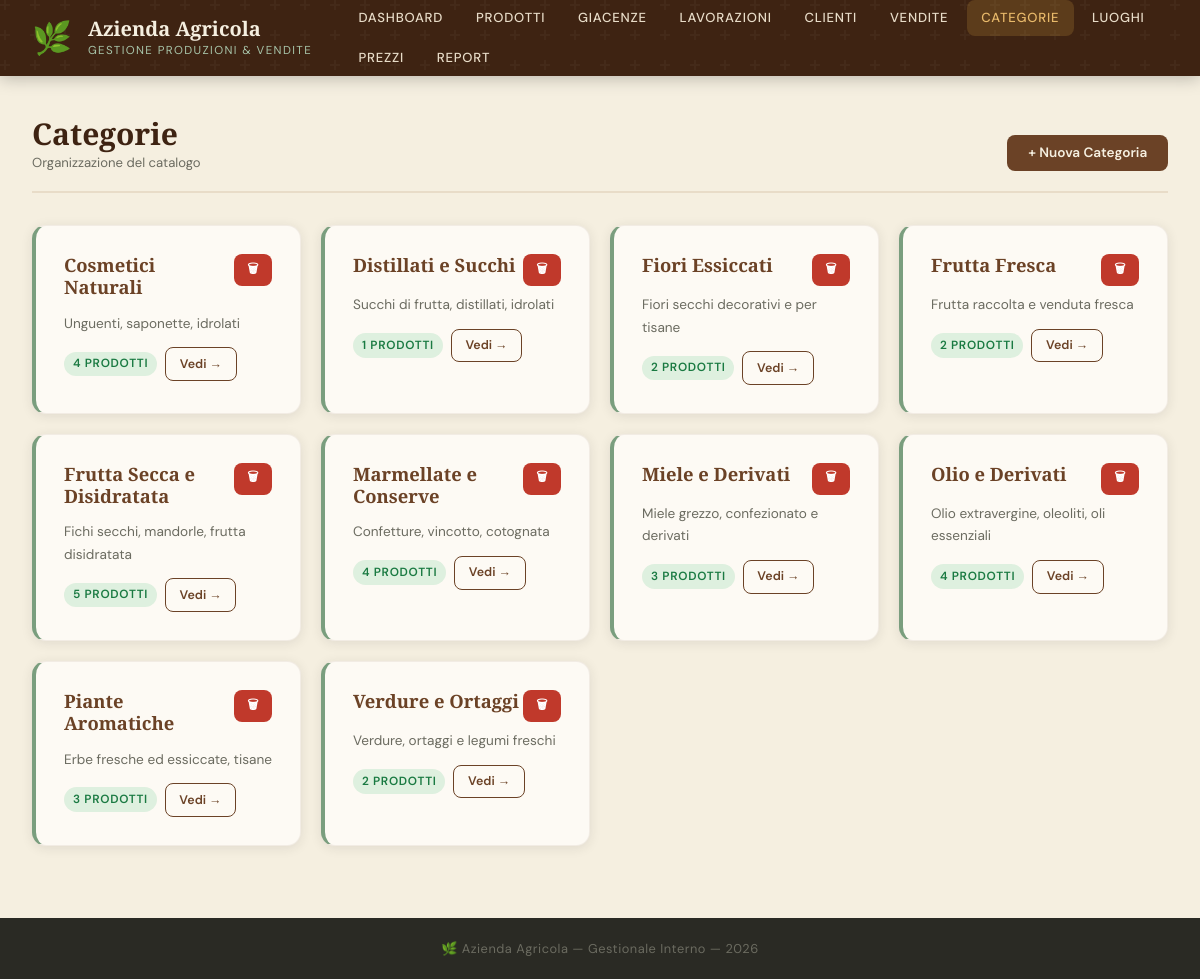
The page /categorie.php on the database its author committed.
### tables this page shows
CREATE TABLE CATEGORIA (
    id_categoria INT AUTO_INCREMENT PRIMARY KEY,
    nome VARCHAR(100) NOT NULL UNIQUE,
    descrizione TEXT
);

### src/db.php (called while the page is built, shortened)
<?php
function db_query(mysqli $conn, string $sql, string $types = '', array $params = []): array {
    if ($types && $params) {
        $stmt = $conn->prepare($sql);
        if (!$stmt) return [];
        $stmt->bind_param($types, ...$params);
        $stmt->execute();
        $result = $stmt->get_result();
        $stmt->close();
    } else {
        $result = $conn->query($sql);
    }
    $rows = [];
    while ($row = $result->fetch_assoc()) $rows[] = $row;
    return $rows;
}

### src/categorie.php (the view, shortened to what this page needs)
<?php
require_once __DIR__ . '/db.php';
$categorie = db_query($conn,
    "SELECT c.*, COUNT(p.id_prodotto) AS num_prodotti
     FROM CATEGORIA c LEFT JOIN PRODOTTO p ON p.id_categoria=c.id_categoria AND p.stato != 'archiviato'
     GROUP BY c.id_categoria ORDER BY c.nome");
include __DIR__ . '/header.php';
?>
<div class="page-header">
    <div><h1 class="page-title">Categorie<small>Organizzazione del catalogo</small></h1></div>
    <button class="btn btn--primary" data-modal-open="modal-add">+ Nuova Categoria</button>
</div>
<div class="card-grid">
<?php foreach ($categorie as $cat): ?>
<div class="card card--accent">
    <div style="display:flex;justify-content:space-between;align-items:flex-start;margin-bottom:.5rem">
        <h3><?= htmlspecialchars($cat['nome']) ?></h3>
        <form method="post" style="display:inline">
            <button type="submit" class="btn btn--danger btn--sm" data-confirm="Eliminare '<?= htmlspecialchars($cat['nome']) ?>'?">🗑</button>
        </form>
    </div>
    <p style="font-size:.85rem;margin-bottom:.75rem"><?= htmlspecialchars($cat['descrizione'] ?? 'Nessuna descrizione.') ?></p>
    <div style="display:flex;align-items:center;gap:.5rem">
        <span class="badge badge--disponibile"><?= $cat['num_prodotti'] ?> prodotti</span>
        <a href="/prodotti.php?categoria=<?= $cat['id_categoria'] ?>" class="btn btn--ghost btn--sm">Vedi →</a>
    </div>
</div>
<?php endforeach; ?>
</div>
<?php include __DIR__ . '/footer.php'; ?>

### src/css/style.css (style rules this page uses)
:root { --terra: #6B4226; --terra-light: #9B6B4A; --terra-dark: #3E2312; --salvia: #7A9E7E; --salvia-light:#A8C5AA; --salvia-dark: #4A7A50; --ocra: #C8963E; --ocra-light: #E8B96A; --crema: #F5EFE0; --crema-dark: #E8DCC8; --bianco: #FDFAF4; --carbone: #2A2A24; --grigio: #6B6B60; --grigio-light:#D5D0C4; --rosso: #C0392B; --verde: #27AE60; --radius: 8px; --radius-lg: 14px; --shadow: 0 2px 12px rgba(42,42,36,0.10); --shadow-lg: 0 6px 32px rgba(42,42,36,0.16); --transition: 0.22s cubic-bezier(.4,0,.2,1); }
*, *::before, *::after { box-sizing: border-box; margin: 0; padding: 0; }
html { scroll-behavior: smooth; }
body { font-family: 'DM Sans', sans-serif; background: var(--crema); color: var(--carbone); min-height: 100vh; display: flex; flex-direction: column; font-size: 15px; line-height: 1.65; }
h1,h2,h3,h4 { font-family: 'Playfair Display', serif; line-height: 1.2; }
h1 { font-size: clamp(1.6rem,3vw,2.4rem); color: var(--terra-dark); }
h3 { font-size: 1.15rem; color: var(--terra); margin-bottom: .4rem; }
p { color: var(--grigio); }
a { color: var(--salvia-dark); text-decoration: none; transition: color var(--transition); }
.page-header { display: flex; align-items: flex-end; justify-content: space-between; gap: 1.5rem; margin-bottom: 2rem; padding-bottom: 1.25rem; border-bottom: 2px solid var(--crema-dark); }
.page-title { font-size: clamp(1.4rem,2.5vw,2rem); color: var(--terra-dark); }
.page-title small { display: block; font-family: 'DM Sans', sans-serif; font-size: .82rem; font-weight: 400; color: var(--grigio); margin-top: .2rem; }
.card { background: var(--bianco); border-radius: var(--radius-lg); box-shadow: var(--shadow); padding: 1.75rem; border: 1px solid rgba(107,66,38,.07); }
.card--accent { border-left: 4px solid var(--salvia); }
.card-grid { display: grid; grid-template-columns: repeat(auto-fill,minmax(260px,1fr)); gap: 1.25rem; margin-bottom: 2rem; }
.badge { display: inline-block; padding: .22em .75em; border-radius: 20px; font-size: .74rem; font-weight: 600; text-transform: uppercase; letter-spacing: .06em; white-space: nowrap; }
.badge--disponibile { background: rgba(39,174,96,.14); color: #1a7a42; }
.btn { display: inline-flex; align-items: center; gap: .45rem; padding: .6rem 1.3rem; border-radius: var(--radius); font-family: 'DM Sans', sans-serif; font-size: .85rem; font-weight: 600; cursor: pointer; border: none; transition: all var(--transition); text-decoration: none; white-space: nowrap; }
.btn--primary { background: var(--terra); color: var(--crema); }
.btn--ghost { background: transparent; color: var(--terra); border: 1.5px solid var(--terra); }
.btn--danger { background: var(--rosso); color: white; }
.btn--sm { padding: .35rem .85rem; font-size: .78rem; }

### rows shown on the page
categoria: nome "Cosmetici Naturali", descrizione "Unguenti, saponette, idrolati", num_prodotti "4"
categoria: nome "Distillati e Succhi", descrizione "Succhi di frutta, distillati, idrolati", num_prodotti "1"
categoria: nome "Fiori Essiccati", descrizione "Fiori secchi decorativi e per tisane", num_prodotti "2"
categoria: nome "Frutta Fresca", descrizione "Frutta raccolta e venduta fresca", num_prodotti "2"
categoria: nome "Frutta Secca e Disidratata", descrizione "Fichi secchi, mandorle, frutta disidratata", num_prodotti "5"
categoria: nome "Marmellate e Conserve", descrizione "Confetture, vincotto, cotognata", num_prodotti "4"
categoria: nome "Miele e Derivati", descrizione "Miele grezzo, confezionato e derivati", num_prodotti "3"
categoria: nome "Olio e Derivati", descrizione "Olio extravergine, oleoliti, oli essenziali", num_prodotti "4"
categoria: nome "Piante Aromatiche", descrizione "Erbe fresche ed essiccate, tisane", num_prodotti "3"
categoria: nome "Verdure e Ortaggi", descrizione "Verdure, ortaggi e legumi freschi", num_prodotti "2"
